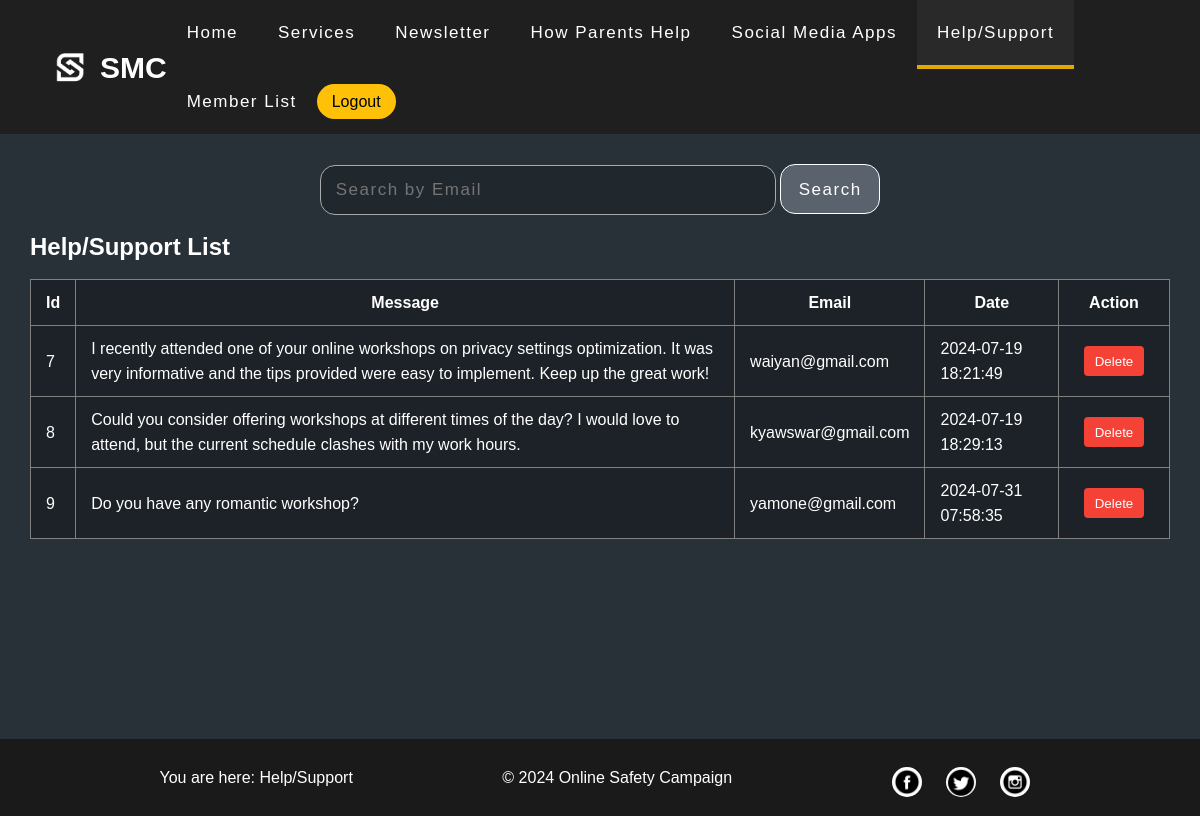
/contactList.php, run on the app's committed database.
### tables this page shows
CREATE TABLE `contactus` (
  `id` int(11) NOT NULL,
  `message` varchar(1000) NOT NULL,
  `email` varchar(300) NOT NULL,
  `sentdate` timestamp NOT NULL DEFAULT current_timestamp()
);

### contactList.php (the view, shortened to what this page needs)
<!DOCTYPE html>
<?php
include('dbconnect.php');
if (isset($_POST['btnSearch'])) {
    $search = $_POST['txtSearch'];
    $sql = "SELECT * FROM contactus WHERE email LIKE '%" . $search . "%'";
    $result = $conn->query($sql);
} else {
    $sql = "SELECT * from contactus";
    $result = $conn->query($sql);
}
?>
<html lang="en">
<head>
    <link rel="stylesheet" href="style.css">
<body>
    <div class="container">
        <nav>
            <div class="navbar admin">
                <div class="logo">
                    <img src="images/logo.png" alt="logo">
                    <span><strong>SMC</strong></span>
                </div>
                <div class="nav-link">
                    <ul class="menu">
                        <li class="link"><a href="adminhome.php">Home</a></li>
                        <li class="link"><a href="serviceSetup.php">Services</a></li>
                        <li class="link"><a href="newsSetup.php">Newsletter</a></li>
                        <li class="link"><a href="parentshelpSetup.php">How Parents Help</a></li>
                        <li class="link"><a href="appSetup.php">Social Media Apps</a></li>
                        <li class="link active"><a href="contactList.php">Help/Support</a></li>
                        <li class="link"><a href="memberList.php">Member List</a></li>
                        <li>
                            <div class="navbar-auth">
                                <a href="logout.php" class="sign-in">Logout</a>
                            </div>
                        </li>
                    </ul>
                </div>
            </div>
    </div>
    <div class="container">
        <main>
            <div class="sub-container">
                <div class="search">
                        <form action="#" method="POST">
                            <input type="search" class="search-input" name="txtSearch" placeholder="Search by Email">
                            <button class="search-btn" name="btnSearch">Search</button>
                        </form>
                    </div>
                <div class="setup-list">
                    <?php
                    if ($result->num_rows > 0) {
                    ?>
                        <h2> Help/Support List </h2>
                        <div class="setup-table">
                            <table border="1" cellspacing="5" cellpadding="5px">
                                <tr>
                                    <th>Id</th>
                                    <th>Message</th>
                                    <th>Email</th>
                                    <th>Date</th>
                                    <th>Action</th>
                                </tr>
                                <?php
                                while ($row = $result->fetch_assoc()) {
                                ?>
                                    <tr>
                                        <td><?php echo $row['id']; ?></td>
                                        <td><?php echo $row['message']; ?></td>
                                        <td><?php echo $row['email']; ?></td>
                                        <td><?php echo $row['sentdate']; ?></td>
                                        <td>
                                            <div class="action">
                                                <a href="contactList.php?deleteid=<?php echo $row['id']; ?>">
                                                    <button class="delete">Delete</button>
                                                </a>
                                            </div>
                                        </td>
                                    </tr>
                                <?php
                                }
                                ?>
                            </table>
                        </div>
                    <?php
                    }
                    ?>
                </div>
            </div>
        </main>
    </div>
    <footer>
        <div class="footer-content">
            <p>You are here: Help/Support</p>
            <p>&copy; 2024 Online Safety Campaign</p>
            <div class="social-media-buttons">
                <a href="#" target="_blank" title="Follow us on Facebook"><img src="images/icons/fb.png" alt="Facebook"></a>
                <a href="#" target="_blank" title="Follow us on Twitter"><img src="images/icons/twitter.png" alt="Twitter"></a>
                <a href="#" target="_blank" title="Follow us on Instagram"><img src="images/icons/ins.png" alt="Instagram"></a>
            </div>
        </div>
    </footer>
</body>
</html>

### style.css (style rules this page uses)
* { color: #ffffff; line-height: 25px; cursor: url(images/cursor1.svg), auto; }
body { margin: 0; font-family: Arial, sans-serif; }
.container { width: 100%; height: auto; background-color: #283138; }
nav { position: flex; top: 0; left: 0; width: 100%; height: fit-content; background-color: #1f1f1f; }
nav .navbar { height: 100%; max-width: 1200px; margin: auto; display: flex; align-items: center; justify-content: space-between; padding: 0 50px; font-size: 17px; }
.logo { display: flex; align-items: center; }
.logo img { height: 40px; margin-right: 10px; }
.logo span { color: white; font-size: 30px; }
.nav-link { display: flex; align-items: center; }
.menu { list-style: none; display: flex; margin: 0; padding: 0; flex-wrap: wrap; }
nav .navbar .nav-link .menu .link { position: relative; padding: 20px; }
.menu .link a { color: white; text-decoration: none; margin-top: 5px; letter-spacing: 1.5px; }
.active { background-color: #292929; border-bottom: 4px solid #e0a800; }
.navbar-auth { display: flex; align-items: center; margin-top: 15px; }
.navbar-auth .sign-in { text-decoration: none; font-size: 16px; color: black; background-color: #ffc107; padding: 5px 15px; border-radius: 20px; }
.search { width: 100%; text-align: center; }
.search-input { width: 40%; height: 50px; border-radius: 15px; outline: none; border: 1px solid #aaa; padding-left: 15px; background-color: rgba(0, 0, 0, 0.2); color: white; letter-spacing: 1.5px; font-size: 17px; }
.search-btn { width: 100px; height: 50px; border-radius: 15px; outline: none; border: 1.5px solid #ffffff; background-color: #5a626e; color: white; cursor: pointer; letter-spacing: 1.5px; font-size: 17px; }
.sub-container { display: flex; flex-direction: column; align-items: center; min-height: 500px; box-sizing: border-box; padding: 30px; }
footer { background-color: #1f1f1f; color: #ffffff; text-align: center; width: 100%; }
.footer-content { background-color: #1a1a1a; display: flex; justify-content: space-evenly; align-items: center; padding: 10px; }
.social-media-buttons { position: relative; transform-style: preserve-3d; margin-top: 15px; }
.social-media-buttons a { display: inline-block; margin: 0 10px; transition: transform 0.3s ease; }
.social-media-buttons img { width: 30px; height: 30px; border-radius: 50%; background-color: #ffffff; }
.setup-list { width: 100%; color: white; margin: 0 30px 30px 30px; }
.setup-table { width: 100%; height: 400px; overflow-y: auto; overflow-x: auto; }
.setup-table table { width: 100%; border-collapse: collapse; background-color: rgba(0, 0, 0, 0.3); }
.setup-table table th, .setup-table table td { padding: 10px 15px; }
.setup-list .action { display: flex; flex-direction: column; }
.setup-list .action .update, .setup-list .action .delete { min-width: 60px; height: 30px; background-color: #df9100; border: none; border-radius: 4px; margin: 10px; cursor: pointer; }
.setup-list .action .delete { background-color: #f44336; }
.admin { max-width: 100% !important; }

### data on the page
contactus: id "7", message "I recently attended one of your online workshops on privacy settings optimization. It was very informative and the tips provided were easy to implement. Keep up the great work!", email "waiyan@gmail.com", sentdate "2024-07-19 18:21:49"
contactus: id "8", message "Could you consider offering workshops at different times of the day? I would love to attend, but the current schedule clashes with my work hours.", email "kyawswar@gmail.com", sentdate "2024-07-19 18:29:13"
contactus: id "9", message "Do you have any romantic workshop?", email "yamone@gmail.com", sentdate "2024-07-31 07:58:35"
